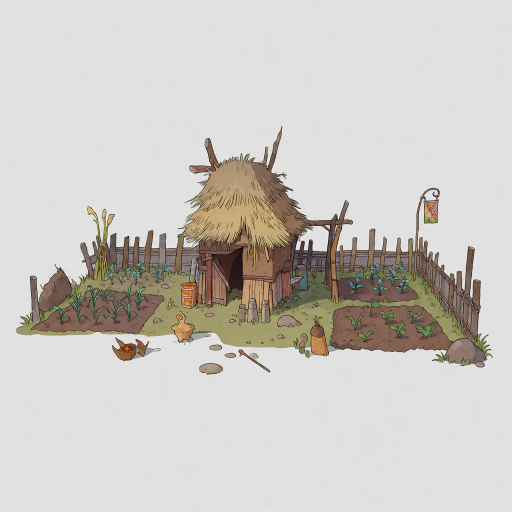
#> input picture insignificant-game/assets/pipeline/style-refs/sb_r4_bld1_s43.png, 1024 x 1024 px, given in place of sb_r1_bld1_s41_00001_.png, which was not available (shown at 1/2 size)
$ python style_board_sheets.py
#> lines starting #> are read from the running program, lines starting #| are printed output that depends on the picture; pictures that were not available may be replaced by others from this repository, and a replacement may not be noted
### insignificant-game/assets/pipeline/pixelize.py
# pixelize.py — deterministic post-process; see doc/image-assets-generation-orchestrator-cookbook.md §5
from PIL import Image

def pixelize(src: str, dst: str, grid: tuple[int, int], palette_png: str, alpha_threshold: int = 128) -> None:
    img = Image.open(src).convert("RGBA")                       # generate at grid*N (match aspect!)
    small = img.resize(grid, Image.NEAREST)                     # snap to pixel grid, e.g. (64,64) or (96,128)
    alpha = small.getchannel("A").point(lambda a: 255 if a >= alpha_threshold else 0)
    pal = Image.open(palette_png).convert("RGB").quantize()     # master palette (§7 Phase 1)
    quant = small.convert("RGB").quantize(palette=pal, dither=Image.Dither.NONE).convert("RGBA")
    quant.putalpha(alpha)
    quant.save(dst)                                             # ship size
    quant.resize((grid[0] * 8, grid[1] * 8), Image.NEAREST).save(dst.replace(".png", "@8x.png"))  # review size

### insignificant-game/assets/pipeline/style_board_sheets.py
# style_board_sheets.py — Phase 1 post-process (cookbook §5/§9): pixelize the picked
# style-board candidates under each master-palette candidate, then assemble one labeled
# contact sheet per style recipe (rows = palettes, cols = subjects).
# Run with the ComfyUI venv python from assets/pipeline/ after style_board_batch.py and
# after filling PICKS from the §8 review of the raw candidates.
import os
import sys

from PIL import Image, ImageDraw, ImageFont

from pixelize import pixelize

OUT_DIR = os.path.expanduser("~/ComfyUI-Shared/output/style-boards")
WORK_DIR = os.path.expanduser("~/imagegen/candidates/style-boards")
SHEET_DIR = "../contact-sheets"

PALETTES = ["endesga-32", "resurrect-64", "apollo"]
SUBJECTS = ["bld1", "bld4", "card", "icon"]
RECIPES = {
    "r1": "SDXL + pixel-art-xl 0.9",
    "r2": "SDXL + PixelArtRedmond 1.0",
    "r3": "Z-Image-Turbo + tarn59 1.0",
    "r4": "Krea-2-Turbo + Moebius 1.0",
}
# Recipes whose sheet gets a top "raw" row (the 1024-class generation before pixelization),
# so the style can be judged both ways. Added for r4: Moebius linework is not pixel art.
RAW_ROW = {"r4"}
GRIDS = {"bld1": (64, 64), "bld4": (64, 64), "card": (96, 128), "icon": (16, 16)}

# (recipe, subject) -> picked candidate stem, best of the fixed-seed sweep per the §8 review.
# r1b/r2b stems = the icon re-roll batch (the first icon framing failed §8 at 16x16 —
# subject too small in frame, re-prompted frame-filling).
PICKS: dict[tuple[str, str], str] = {
    ("r1", "bld1"): "sb_r1_bld1_s41",
    ("r1", "bld4"): "sb_r1_bld4_s44",
    ("r1", "card"): "sb_r1_card_s43",
    ("r1", "icon"): "sb_r1b_icon_s44",
    ("r2", "bld1"): "sb_r2_bld1_s44",
    ("r2", "bld4"): "sb_r2_bld4_s41",
    ("r2", "card"): "sb_r2_card_s43",
    ("r2", "icon"): "sb_r2b_icon_s42",
    ("r3", "bld1"): "sb_r3_bld1_s41",
    ("r3", "bld4"): "sb_r3_bld4_s43",
    ("r3", "card"): "sb_r3_card_s43",
    ("r3", "icon"): "sb_r3_icon_s41",
    # r4 §8 notes: bld1 s41/s42/s44 rejected (fake game-logo badge = text artifact);
    # card s41/s43/s44 rejected (fake artist signature).
    ("r4", "bld1"): "sb_r4_bld1_s43",
    ("r4", "bld4"): "sb_r4_bld4_s43",
    ("r4", "card"): "sb_r4_card_s42",
    ("r4", "icon"): "sb_r4_icon_s42",
}

CELL_W, CELL_H, LABEL_H, PAD = 340, 460, 34, 10


def src_path(stem: str) -> str:
    return f"{OUT_DIR}/{stem}_00001_.png"


def pixelized_path(stem: str, palette: str) -> str:
    return f"{WORK_DIR}/pixelized/{stem}_{palette}.png"


def make_cell(img_path: str, label: str, font: ImageFont.ImageFont,
              resample: Image.Resampling = Image.NEAREST) -> Image.Image:
    cell = Image.new("RGB", (CELL_W, CELL_H + LABEL_H), (24, 24, 24))
    img = Image.open(img_path).convert("RGB")
    scale = max(1, min((CELL_W - 2 * PAD) // img.width, (CELL_H - 2 * PAD) // img.height))
    img = img.resize((img.width * scale, img.height * scale), Image.NEAREST)
    if img.width > CELL_W - 2 * PAD or img.height > CELL_H - 2 * PAD:  # card art can overflow
        img.thumbnail((CELL_W - 2 * PAD, CELL_H - 2 * PAD), resample)
    cell.paste(img, ((CELL_W - img.width) // 2, (CELL_H - img.height) // 2))
    draw = ImageDraw.Draw(cell)
    tw = draw.textlength(label, font=font)
    draw.text(((CELL_W - tw) / 2, CELL_H + 6), label, fill=(220, 220, 220), font=font)
    return cell


def main() -> None:
    os.makedirs(f"{WORK_DIR}/pixelized", exist_ok=True)
    font = ImageFont.load_default(size=16)
    title_font = ImageFont.load_default(size=24)
    wanted = sys.argv[1:] or list(RECIPES)  # e.g. `style_board_sheets.py r4` rebuilds one sheet
    for recipe in wanted:
        recipe_desc = RECIPES[recipe]
        rows = (["raw"] if recipe in RAW_ROW else []) + PALETTES
        header = 48
        sheet = Image.new("RGB", (CELL_W * len(SUBJECTS), header + (CELL_H + LABEL_H) * len(rows)), (24, 24, 24))
#> sheet: PIL image 1360x1530 RGB; every value is 24
        ImageDraw.Draw(sheet).text((PAD, 12), f"{recipe}: {recipe_desc}  (rows: {' / '.join(rows)})",
                                   fill=(255, 255, 255), font=title_font)
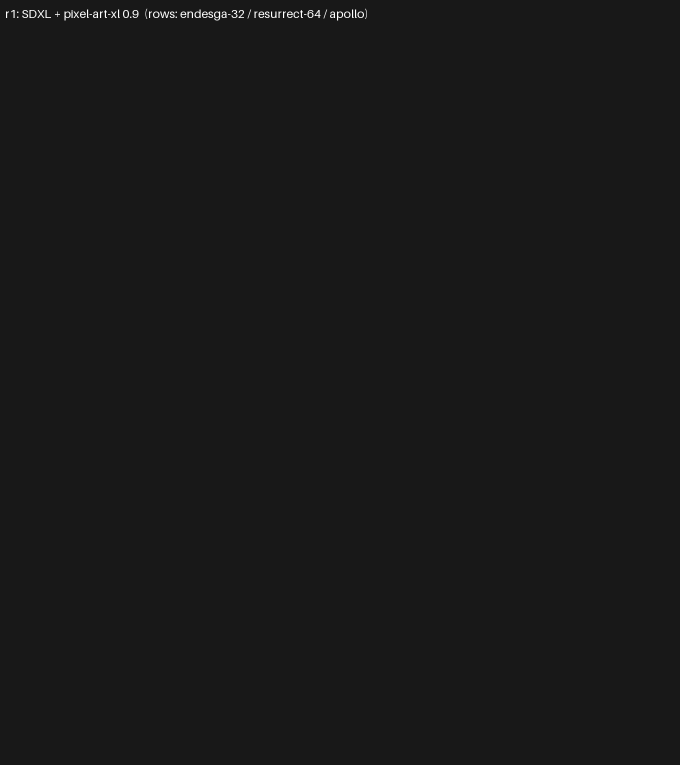
#> sheet: PIL image 1360x1530 RGB (shown at 1/2 size); min 24, max 255, mean 24.4
        for row, palette in enumerate(rows):
            for col, subject in enumerate(SUBJECTS):
                stem = PICKS[(recipe, subject)]
                if palette == "raw":
                    cell = make_cell(src_path(stem), f"{stem} · raw 1024-class", font, Image.LANCZOS)
                else:
                    dst = pixelized_path(stem, palette)
                    pixelize(src_path(stem), dst, GRIDS[subject], f"palettes/{palette}.png")
#> in pixelize, `small = img.resize(grid, Image.NEAREST)`:
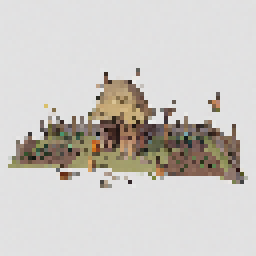
#> small: PIL image 64x64 RGBA (shown 4 times larger); mean R, G, B, A 205, 201.2, 196.6, 255
#> in pixelize, `alpha = small.getchannel("A").point(lambda a: 255 if a >= alpha_thresh..`: alpha: PIL image 64x64 L; every value is 255
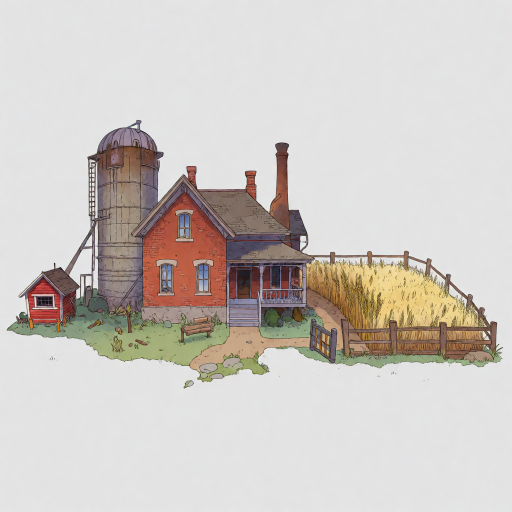
#> input picture insignificant-game/assets/pipeline/style-refs/sb_r4_bld4_s43.png, 1024 x 1024 px, given in place of endesga-32.png, which was not available (shown at 1/2 size)
#> in pixelize, `quant.resize((grid[0] * 8, grid[1] * 8), Image.NEAREST).save(dst.repla..`:
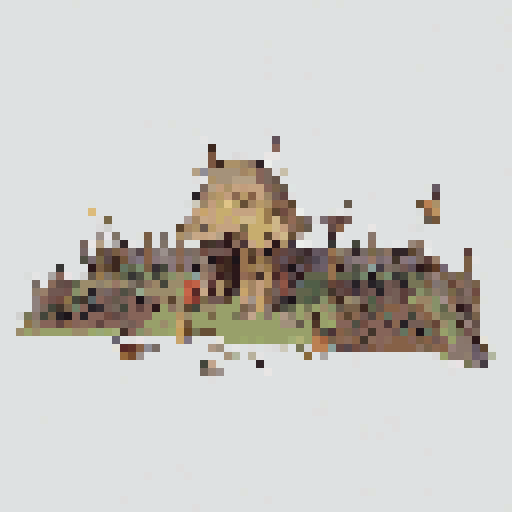
#> saved as sb_r1_bld1_s41_endesga-32@8x.png: PIL image 512x512 RGBA; mean R, G, B, A 202.2, 200.8, 197.1, 255
                    label = f"{stem} · {palette} · {GRIDS[subject][0]}x{GRIDS[subject][1]}"
#> label = 'sb_r1_bld1_s41 · endesga-32 · 64x64'
                    cell = make_cell(dst, label, font)
#> in make_cell, `cell = Image.new("RGB", (CELL_W, CELL_H + LABEL_H), (24, 24, 24))`: cell: PIL image 340x494 RGB; every value is 24
#> in make_cell, `cell.paste(img, ((CELL_W - img.width) // 2, (CELL_H - img.height) // 2))`:
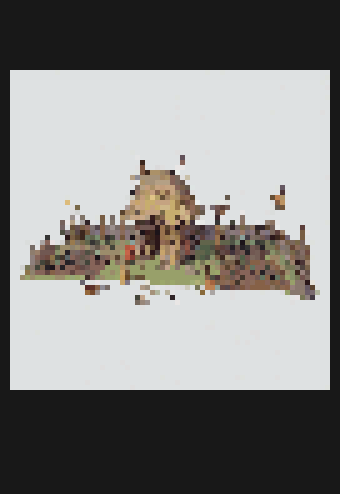
#> cell: PIL image 340x494 RGB; mean R, G, B 132.7, 131.8, 129.6
#> in make_cell, `tw = draw.textlength(label, font=font)`: tw = 265
                sheet.paste(cell, (CELL_W * col, header + (CELL_H + LABEL_H) * row))
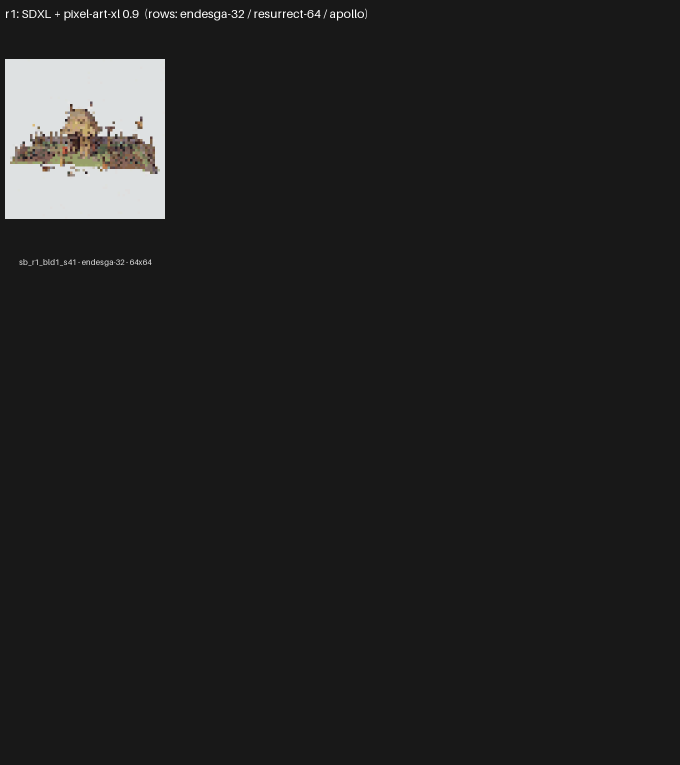
#> sheet: PIL image 1360x1530 RGB (shown at 1/2 size); mean R, G, B 33.2, 33.1, 33
        out = f"{SHEET_DIR}/phase1_style_board_{recipe}.png"
        sheet.save(out)
        print(f"wrote {out}")


if __name__ == "__main__":
#> (the run stopped early here; a loop or call above may not have finished)
